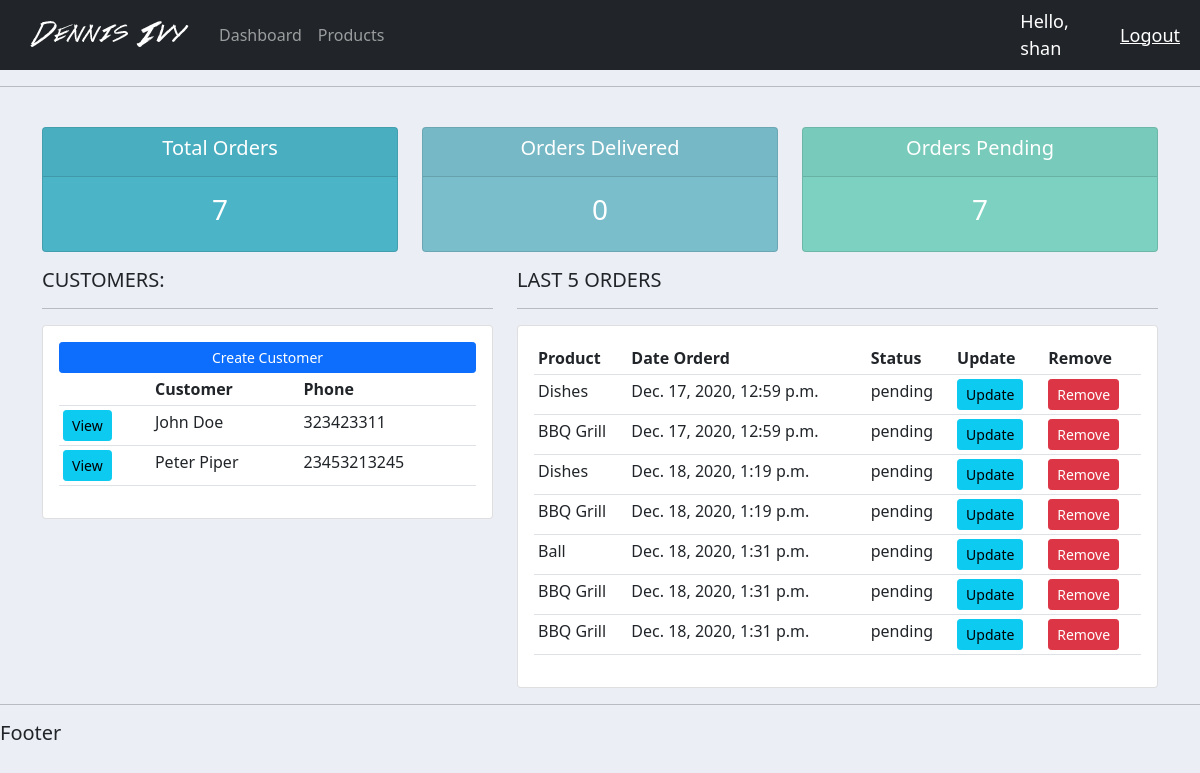
The app's page / (signed in) with its own data.
### accounts/models.py (models this page shows, shortened)
class Customer(models.Model):
    name = models.CharField(max_length=200, null=True)
    phone = models.CharField(max_length=200, null=True)
    mail = models.EmailField(max_length=200, null=True)
    date_created = models.DateTimeField(auto_now_add=True, null=True)

class Order(models.Model):
    STATUS = (
        ('pending', 'Pending'),
        ('Out of Delivery', 'Out of Delivery'),
        ('Delivered', 'Delivered'),
    )
    customer = models.ForeignKey(Customer, null=True, on_delete=models.SET_NULL)
    product = models.ForeignKey(Product, null=True, on_delete=models.SET_NULL)
    date_created = models.DateTimeField(auto_now_add=True, null=True)
    status = models.CharField(max_length=200, null=True, choices=STATUS)
    note = models.CharField(max_length=200, null=True)

class Product(models.Model):
    CATEGORY = (
        ('indoor', 'Indoor'),
        ('outdoor', 'OutDoor'),
    )
    name = models.CharField(max_length=200)
    price = models.FloatField(null=True)
    category = models.CharField(max_length=200, null=True, choices=CATEGORY)
    description = models.CharField(max_length=200, null=True, blank=True)
    date_created = models.DateTimeField(auto_now_add=True, null=True)
    tag = models.ManyToManyField(Tag)

### accounts/views.py (the view)
# urls.py: path('', views.home, name="dashboard"),
@login_required(login_url='login')
def home(request):
    orders = Order.objects.all()
    customers = Customer.objects.all()
    total_orders = orders.count()
    delivered_orders = orders.filter(status='Delivered').count()
    pending_orders = orders.filter(status='pending').count()
    context = {
        'orders': orders,
        'customers': customers,
        'total_orders': total_orders,
        'delivered_orders': delivered_orders,
        'pending_orders': pending_orders
    }
    return render(request, 'accounts/dashboard.html', context)

### accounts/templates/accounts/dashboard.html
{% extends 'accounts/base.html' %}
{% block content %}
{% include 'accounts/status.html' %}
<div class="row">
    <div class="col-md-5">
        <h5>CUSTOMERS:</h5>
        <hr>
        <div class="card card-body">
            <a class="btn btn-primary  btn-sm btn-block" href="">Create Customer</a>
            <table class="table table-sm">
                <tr>
                    <th></th>
                    <th>Customer</th>
                    <th>Phone</th>
                </tr>
                {% for customer in customers %}
                <tr>
                    <td><a class="btn btn-sm btn-info" href="{% url 'customer' customer.id %}">View</a></td>
                    <td>{{ customer.name }}</td>
                    <td>{{ customer.phone}}</td>
                </tr>
                {% endfor %}
            </table>
        </div>
    </div>
    <div class="col-md-7">
        <h5>LAST 5 ORDERS</h5>
        <hr>
        <div class="card card-body">
            <table class="table table-sm">
                <tr>
                    <th>Product</th>
                    <th>Date Orderd</th>
                    <th>Status</th>
                    <th>Update</th>
                    <th>Remove</th>
                </tr>
                {% for order in orders %}
                <tr>
                    <td>{{ order.product.name }}</td>
                    <td>{{ order.date_created }}</td>
                    <td>{{ order.status }}</td>
                    <td><a class="btn btn-sm btn-info" href="{% url 'update_order' order.id %}">Update</a></td>
                    <td><a class="btn btn-sm btn-danger" href="{% url 'delete_order' order.id %}">Remove</a></td>
                </tr>
                {% endfor %}
            </table>
        </div>
    </div>
</div>
{% endblock %}

### accounts/templates/accounts/navbar.html (shortened to what this page needs)
{% load static %}
<nav class="navbar navbar-expand-lg navbar-dark bg-dark">
    <div class="container-fluid">
        <img src="{% static 'images/logo.png' %}">
        <div class="collapse navbar-collapse" id="navbarNav">
            <ul class="navbar-nav">
                <li class="nav-item">
                    <a class="nav-link" href="{% url 'dashboard' %}">Dashboard</a>
                </li>
                <li class="nav-item">
                    <a class="nav-link" href="{% url 'products' %}">Products</a>
                </li>
            </ul>
        </div>
    </div>
    <span class="hello-msg">Hello, {{ request.user }}</span>
    <span><a class="hello-msg" href="{% url 'logout' %}">Logout</a></span>
</nav>

### static/css/style.css (style rules this page uses)
body { background-color: #ebeff5; }

### accounts/templates/accounts/navbar.html (style rules this page uses)
.hello-msg { font-size: 18px; color: #fff; margin-right: 20px; }

### records on screen
Customer: name "John Doe", phone "323423311"
Customer: name "Peter Piper", phone "23453213245"
Order: product.name "Dishes", date_created "Dec. 17, 2020, 12:59 p.m.", status "pending"
Order: product.name "BBQ Grill", date_created "Dec. 17, 2020, 12:59 p.m.", status "pending"
Order: product.name "Dishes", date_created "Dec. 18, 2020, 1:19 p.m.", status "pending"
Order: product.name "BBQ Grill", date_created "Dec. 18, 2020, 1:19 p.m.", status "pending"
Order: product.name "Ball", date_created "Dec. 18, 2020, 1:31 p.m.", status "pending"
Order: product.name "BBQ Grill", date_created "Dec. 18, 2020, 1:31 p.m.", status "pending"
Order: product.name "BBQ Grill", date_created "Dec. 18, 2020, 1:31 p.m.", status "pending"

### other values on screen
{{ request.user }} "shan"
{{ total_orders }} "7"
{{ delivered_orders }} "0"
{{ pending_orders }} "7"
